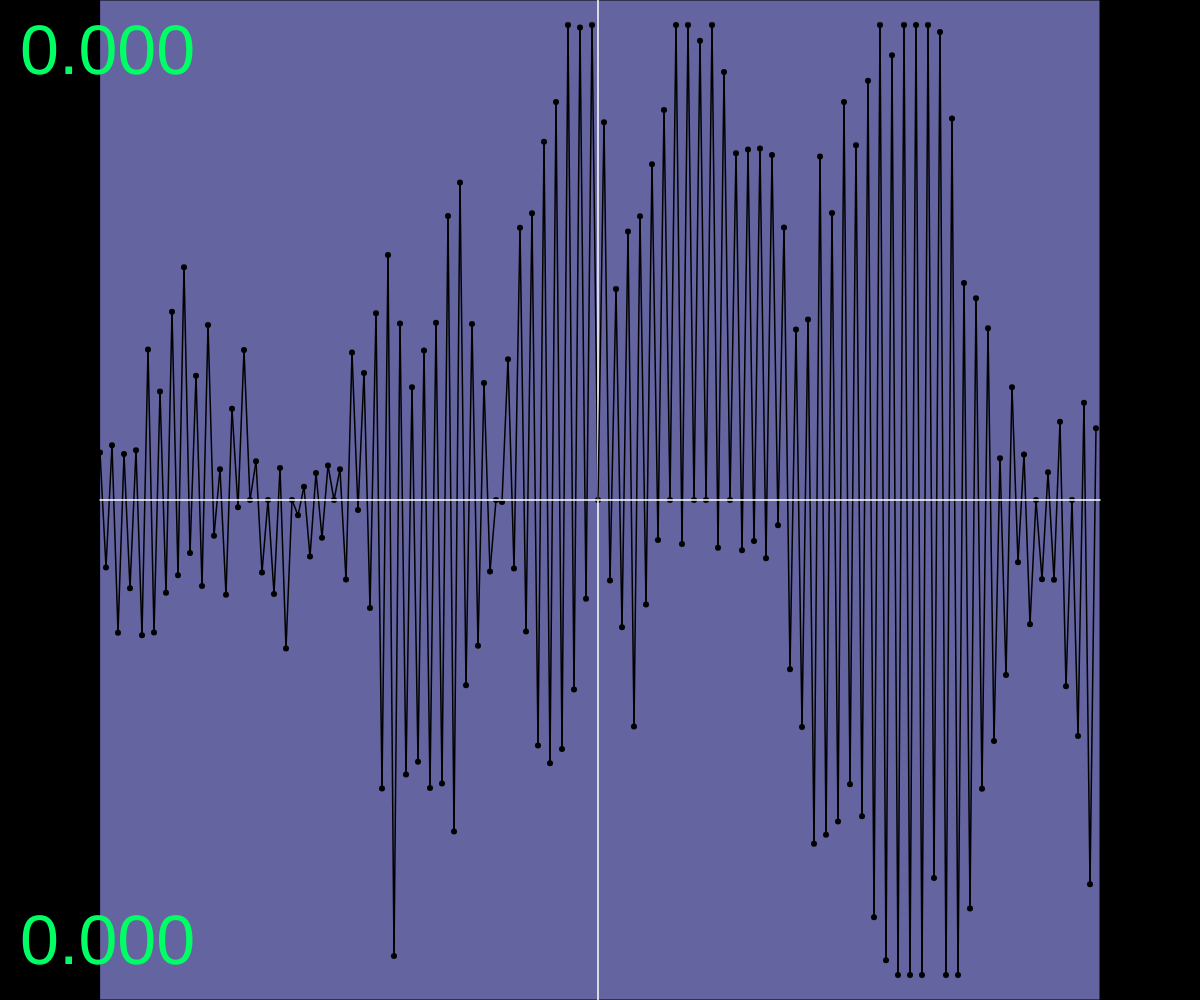
Frame 1 (no input)
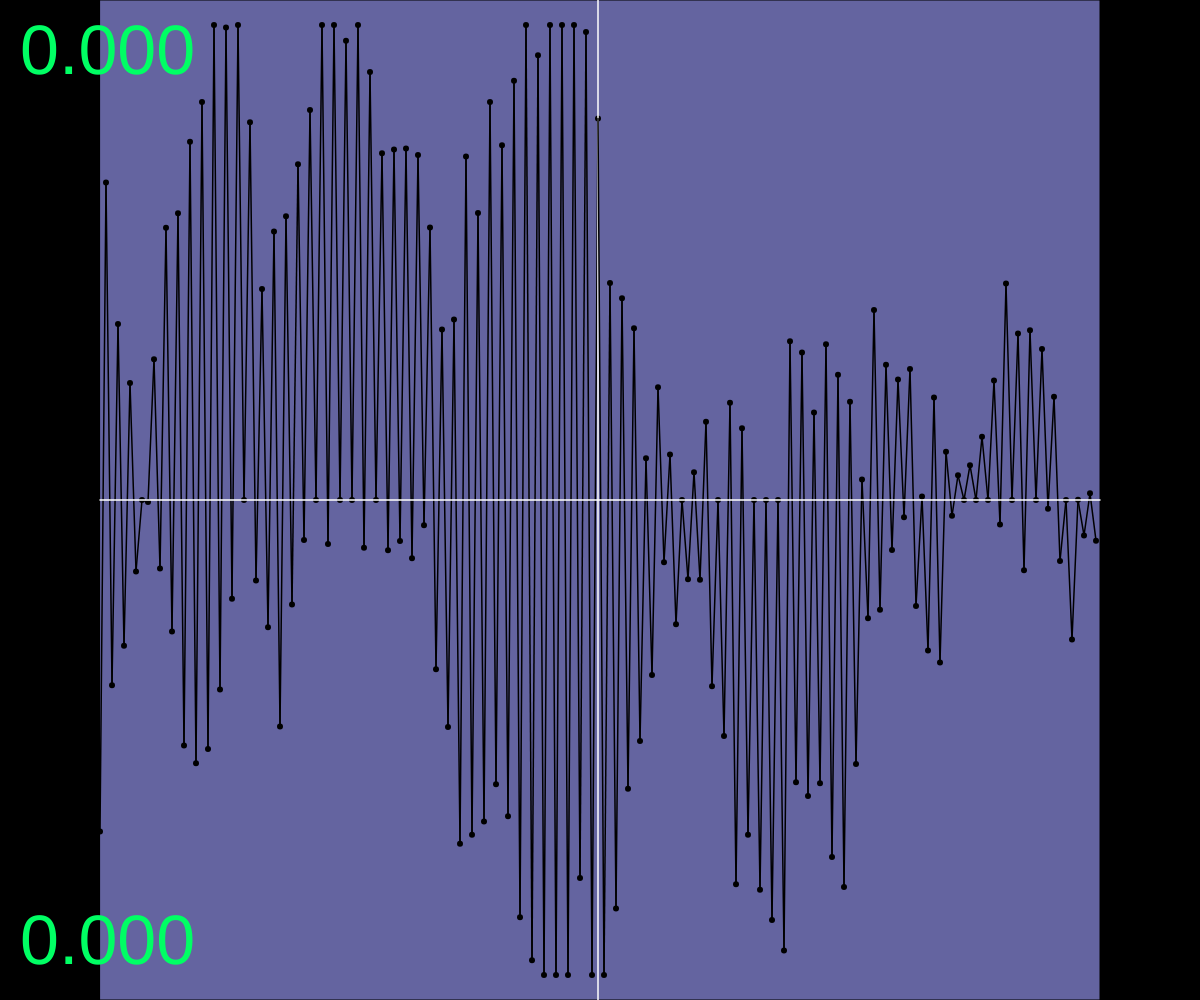
Frame 60 (no input)
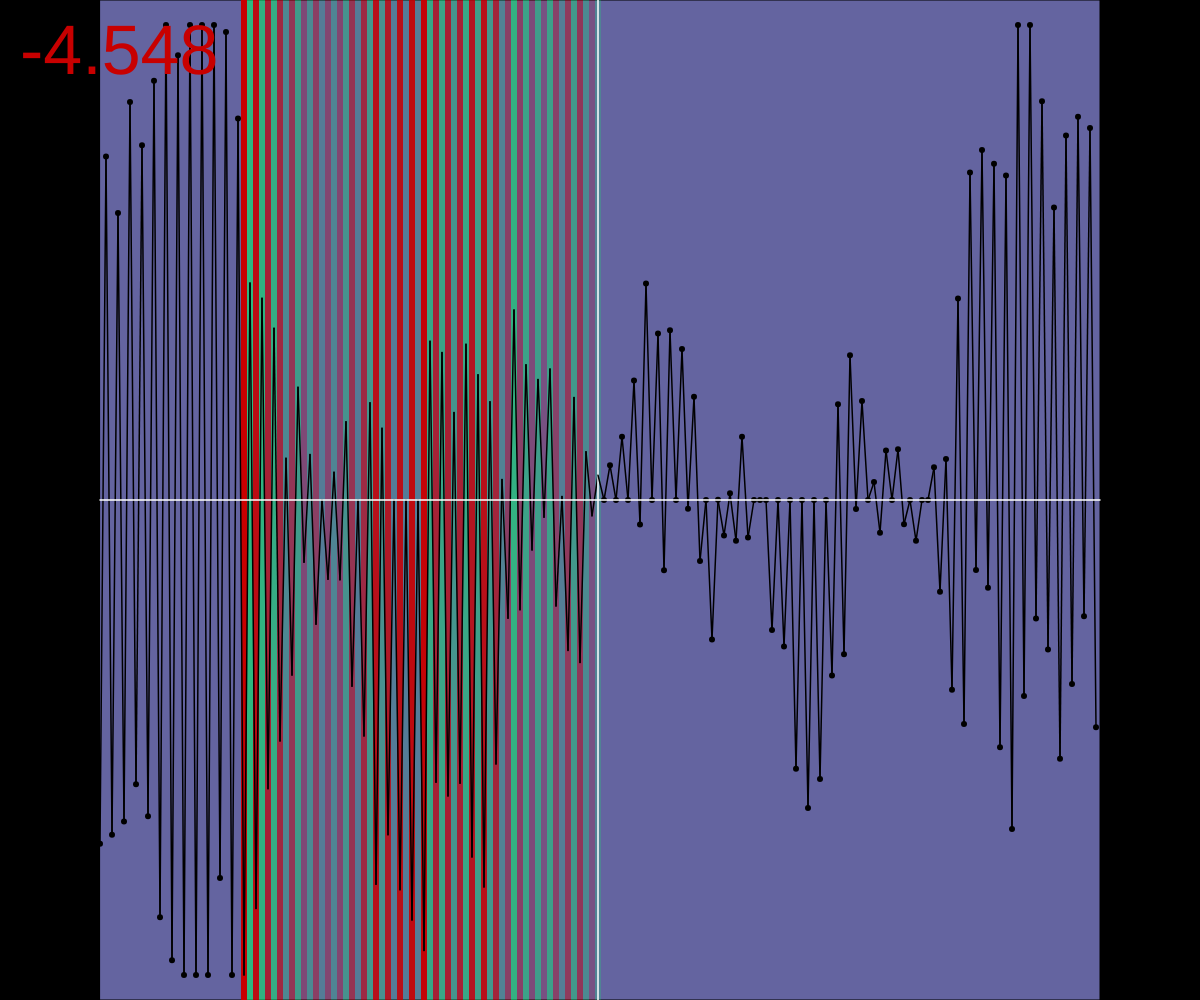
Frame 120 (the mouse pressed at the canvas centre since frame 60)

The p5.js sketch that drew these frames (run headless with seeded random() and noise() and a simulated clock; from frame 60 on, the mouse is pressed at the canvas centre):

// p5.js sketch
// ── sketch.js
let gameWidth, gameHeight;
let unit;
let scape = [];
let midId;
let c;
let score = 0;
let segmentScore = 0, isInSegment = 0, previousSegmentScore = 0;
let mode, modeQueue = [], modeTimer = 0;


// for extendScape
let blockTop = 0, blockBottom = 0, callCount = 0, modder = 1, modderBound = 1, freq1=1/3, freq2=1/4, theta = 0, speed = 1, walker = 0, walker2 = 0, specialTimer = 0;

function setup() {
  createCanvas(windowWidth,windowHeight);
  gameWidth = min(width,height);
  gameHeight = gameWidth;
  unit = ceil(0.006*gameWidth);
  midId = floor(gameWidth/unit/2);
  c = {
    x:0,
    y:-gameHeight/2,
  };
  getModeFromQueue();
}

function draw() {
  background(0);
  push();
  translate((width-gameWidth)/2,(height-gameHeight)/2);

  modeTimer--;
  if(modeTimer<=0){
    getModeFromQueue();
    modeTimer = 500;
  }

  if(scape.length>0){
    scape.splice(0,1);
    c.x+=unit;
  }
  while(scape.length*unit<gameWidth){
    extendScape(mode);
  }
  if(keyIsDown(87)||mouseIsPressed){
    scape[midId].hit+=1;
    score+=scape[midId].score;
    if(isInSegment===1){
      segmentScore+=scape[midId].score;
    }
  }
  
  push();
  scale(1,-1);
  translate(0,c.y);
  fill(100,100,160);
  rect(0,-gameHeight/2,gameWidth,gameHeight);
  for(let i = 0; i<scape.length; i++){
    let x = i*unit, y = scape[i].score*gameHeight*0.95;

    noStroke();
    if(scape[i].hit){
      if(scape[i].score>=0){
        fill(0,255,100,map(scape[i].score,0,0.5,40,255));
      }
      else{
        fill(200,0,0,map(scape[i].score,0,-0.5,40,255));
      }
      rect(x-unit/2,-gameHeight/2,unit,gameHeight);
    }
    else{
      fill(0);
      ellipse(x,y,unit,unit);
    }

    if(i>0){
      let prevX = (i-1)*unit, prevY = scape[i-1].score*gameHeight*0.95;
      strokeWeight(unit/4);
      stroke(0);
      line(x,y,prevX,prevY);
    }

    if(i===midId){
      stroke(255);
      line(x,-gameHeight/2,x,gameHeight/2);
    }
  }
  stroke(255);
  line(0,0,gameWidth,0);
  pop();

  pop();

  textSize(70);
  fill(0);  
  textAlign(LEFT,TOP);
  if(score>=0){
    fill(0,255,100);
  }
  else{
    fill(200,0,0);
  }
  text(score.toFixed(3),20,20);
  if(!isInSegment){
    textAlign(LEFT,BOTTOM);
    if(previousSegmentScore>=0){
      fill(0,255,100);
    }
    else{
      fill(200,0,0);
    }
    text(previousSegmentScore.toFixed(3),20,height-20);
  }
}

function extendScape(mode){
  let scapeEndX = scape.length*unit+c.x;
  let microNoise = noise(scapeEndX*0.017,123)*2-1;
  let macroNoise = noise(scapeEndX*0.003,456)*2-1;
  let newScore;
  callCount++;

  switch(mode){
    case 0: // "uniform"
      newScore = random(-0.33,0.3);
      break;
    case 1: // "upspikes"
      newScore = -0.2+random(0,0.01)+0.5*(abs(microNoise)%0.5>0.38&&abs(microNoise)%0.5<0.45);
      break;
    case 2: // "downspikes"
      newScore = 0.01-0.5*(microNoise<-0.3);
      break;
    case 3: // "stalagmites"
      newScore = sq(microNoise)*0.8-0.2+sq(macroNoise)*0.5;
      break;
    case 4: // "stalactites"
      newScore = macroNoise*0.07+0.05-sq(microNoise)*2;
      break;
    case 5: // "sine"
      newScore = 0.3*sin(scapeEndX/15)-0.12;
      break;
    case 6: // "sinechops"
      newScore = 0.3*sin(scapeEndX/20);
      if(abs(macroNoise)%0.4<0.2){
        newScore*=-1;
      }
      newScore-=0.15;
      break;
    case 7: // sinedance
      if(random(0,80)<1){
        freq1 = random(0.02,0.4);
        freq2 = random(0.02,0.4);
      }
      if(callCount%2){
        newScore = sin(callCount*freq1)*0.25;
      }
      else{
        newScore = sin(callCount*freq2-1)*0.25;
      }
      newScore-=0.12;
      break;
    case 8: // "blocks"
      if(random(0,8)<1){
        blockTop = random(0,0.3);
        blockBottom = random(0,-0.45);
      }
      if(callCount%2){
        newScore = blockTop;
      }
      else{
        newScore = blockBottom;
      }
      break;
    case 9: // "weirdblocks"
      if(callCount%20===0){
        blockTop = random(0,0.25);
        blockBottom = random(0,-0.45);
        if(random(0,2)<1){
          modder = 3;
          modderBound = floor(random(1,3));
        }
        else{
          modder = 4;
          modderBound = floor(random(1,4));
        }
      }
      if(callCount%modder>=modderBound){
        newScore = blockTop;
      }
      else{
        newScore = blockBottom;
      }
      break;
    case 10: // "densityblocks"
      blockTop = 0.2;
      blockBottom = -0.4;
      if(random(0,8)<1){
        if(random(0,2)<1){
          modder = 3;
          modderBound = floor(random(1,3));
        }
        else{
          modder = 4;
          modderBound = floor(random(1,4));
        }
      }
      if(callCount%modder>=modderBound){
        newScore = blockTop;
      }
      else{
        newScore = blockBottom;
      }
      break;
    case 11: // "sniperworld"
      newScore = -0.15;
      if(random(0,1)<0.2){
        newScore = 0.35;
      }
      break;
    case 12: // "obfuscation"
      newScore = macroNoise*0.4-0.15+random(-0.6,0.6);
      break;
    case 13: // "density"
      newScore = macroNoise*0.8+random(-1.6,1.2);
      break;
    case 14: // "metavariance"
      newScore = macroNoise*0.4-0.15+random(-1,1)*sq(microNoise);
      break;
    case 15: // "hillhill"
      newScore = macroNoise*0.4-0.1+sin(callCount/2)*0.1;
      break;
    case 16: // "lillyhill"
      newScore = sin(callCount/50)*0.2+macroNoise*0.25+microNoise*0.25-0.2;
      break;
    case 17: // "wiggle"
      newScore = sin(callCount/20+sin(callCount*0.37)+sin(callCount*0.23)+macroNoise*3)*0.2-0.05;
      break;
    case 18: // "silly"
      newScore = callCount%20*0.0025;
      if(macroNoise+microNoise<0.2){
        newScore*=-4;
      }
      newScore+=microNoise*0.2;
      break;
    case 19: // "snipercircus"
      newScore = random(-200000,100000);
      break;
    case 20: // "gaussian"
      newScore = randomGaussian()*0.15-0.015;
      break;
    case 21: // "picnic"
      newScore = sin(callCount/40)*0.02;
      break;
    case 22: // "sinesine"
      newScore = sin(callCount/10+sin(callCount/10))*0.2;
      // if(newScore<0){
      //   newScore*=(1-7*newScore);
      // }
      break;
    case 23: // "sinecosinesine"
      newScore = sin(callCount/20+cos(callCount/20+sin(callCount/20)))*0.3;
      break;
    case 24: // "sinetimewarp"
      newScore = sin(callCount/20+sin(callCount/20*3.7))*0.2;
      break;
    case 25: // "speedslide"
      speed = 0.2+0.15*sin(callCount/60);
      theta+=speed;
      newScore = sin(theta)*speed;
      break;
    case 26: // "speedshift"
      speed = 0.2+0.15*Math.sign(sin(callCount/60))*pow(abs(sin(callCount/60)),0.3);
      theta+=speed;
      newScore = sin(theta)*speed;
      break;
    case 27: // "speedswitch"
      theta+=speed;
      if(theta>2*PI){
        theta-=2*PI;
        speed = sq(random(0.4,1.8))*0.2;
      }
      newScore = sin(theta)*speed;
      break;
    case 28: // "speedup"
      theta+=speed;
      if(theta>2*PI){
        theta-=2*PI;
        speed*=1.15;
        if(speed>=3){
          speed = 0.06;
        }
      }
      newScore = sin(theta)*speed;
      break;
    case 29: // "speedupfast"
      theta+=speed;
      if(theta>2*PI){
        theta-=2*PI;
        speed*=1.4;
        if(speed>=10){
          speed = 0.06;
        }
      }
      newScore = sin(theta)*speed;
      break;
    case 30: // "cowboy"
      newScore = sin(callCount*0.12)*0.12+sin(callCount*0.25+1)*0.12;
      break;
    case 31: // "cowboyslow"
      newScore = sin(callCount*0.08)*0.1+sin(callCount*0.17+1)*0.1;
      break;  
    case 32: // "cowboytoofast"
      newScore = sin(callCount*0.2)*0.22+sin(callCount*0.41+1)*0.22;
      break;
    case 33: // "walkerleash"
      walker*=0.9;
      walker+=random(-0.1,0.1);
      newScore = walker;
      break;
    case 34: // "stepperleash"
      walker*=0.6;
      if(random(0,2)<1){
        walker+=0.15;
      }
      else{
        walker-=0.15;
      }
      newScore = walker;
      break;
    case 35: // "stepperlikeszero"
      if(random(-0.3,0.3)>walker){
        walker+=0.05;
      }
      else{
        walker-=0.05;
      }
      newScore = walker;
      break;
    case 36: // "walkermoodswing"
      walker*=0.6;
      walker+=random(-1,1)*pow(1+sin(callCount/40),3)*0.06;
      newScore = walker;
      break;
    case 37: // "walkerloop"  (HARD)
      walker+=random(-0.1,0.1);
      if(walker>0.5){
        walker--;
      }
      if(walker<-0.5){
        walker++;
      }
      newScore = walker;
      break;
    case 37: // "walkerfastloop"  (HARD)
      walker+=random(-0.2,0.2);
      if(walker>0.5){
        walker--;
      }
      if(walker<-0.5){
        walker++;
      }
      newScore = walker;
      break;
    case 38: // "walkerdownloop"
      if(walker>0){
        walker+=random(-0.06,0);
      }
      else{
        walker+=random(-0.08,0.07);
        if(walker<-0.5){
          walker++;
        }
      }
      newScore = walker;
      break;
    case 39: // "walkerlikesdistraction"
      if(random(-0.45,-0.3)>walker){
        walker+=0.05;
      }
      else{
        walker-=0.05;
      }
      if(random(0,300)<1){
        specialTimer = 8;
      }
      if(specialTimer>0){
        specialTimer--;
        newScore = 0.5;
      }
      else{
        specialTimer = 0;
        newScore = walker;
      }
      break;
    case 40: // ataleoftwowalkers (probably make this hard?)
      walker*=0.99;
      walker+=random(-0.1,0.1);
      walker = constrain(walker,0,0.5);
      walker2*=0.99;
      walker2+=random(-0.1,0.1);
      walker2 = constrain(walker2,-0.5,0);
      if(callCount%2){
        newScore = walker;
      }
      else{
        newScore = walker2;
      }
      break;
    default:
      newScore = 0.05;
      break;
  }
  newScore = constrain(newScore,-0.5,0.5);
  scape.push({
    score:newScore,
    hit:0,
  });
}
function makeModeQueue(modeStart=0,modeEnd=22){
  modeQueue = [];
  for(let i = 0; i<modeEnd-modeStart; i++){
    modeQueue.push(modeStart+i);
    let swap = modeQueue[i];
    let j = floor(random(0,i));
    modeQueue[i] = modeQueue[j];
    modeQueue[j] = swap;
  }
}
function getModeFromQueue(){
  if(modeQueue.length===0){
    makeModeQueue(40,41);
  }
  mode = modeQueue.pop();
}

function keyPressed(){
  if(key.toString()==="w"){
    isInSegment = 1;
  }
}
function keyReleased(){
  if(key.toString()==="w"){
    isInSegment = 0;
    previousSegmentScore = segmentScore;
    segmentScore = 0;
  }
}
function touchStarted() {
  isInSegment = 1;
  return false; 
}

function touchEnded() {
  isInSegment = 0;
  previousSegmentScore = segmentScore;
  segmentScore = 0;
  return false;
}
